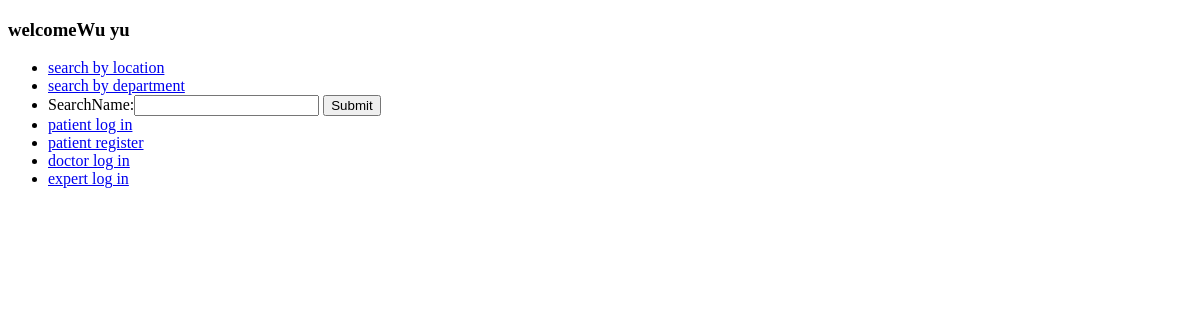
Page /generals/ (signed in) on the earlier database version.
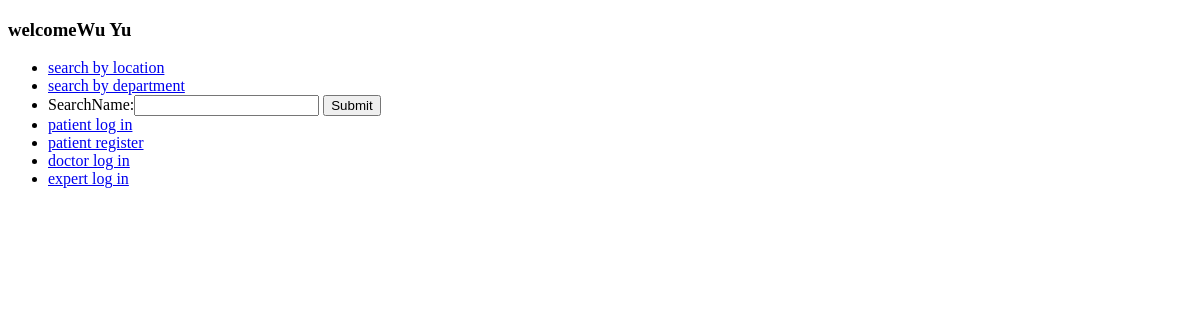
Same page on the later database version.
### Hospital/models.py (models this page shows, shortened)
class Patients(models.Model):
    Name = models.CharField(max_length=30)
    Age = models.IntegerField(default=0)
    Gender = models.CharField(max_length=20)
    Phonenumber = models.IntegerField(default=0)
    Password = models.CharField(max_length=30)

### Hospital/views.py (the view)
# urls.py: url('^generals/$',views.General),
def General(request):
    info = request.session.get('k1',0)
    a=""
    if info  == 0:
        a="Guest"
    else:
        patient = Patients.objects.get(Phonenumber = info)
        a = patient.Name
    return render(request,'Hospital/General.html',{'name':a})

### templates/Hospital/General.html (shortened to what this page needs)
<!DOCTYPE html>
<html lang="en">
<head>
</head>
<body>
    <h3>welcome{{name}}</h3>
    <ul>
        <li>
            <a href="/districts">search by location</a>
        </li>
        <li>
            <a href="/FrontPage">search by department</a>
        </li>
        <li>
            <form action = "/SearchName/" method="post">
                SearchName:<input type = "text" name = "name"/>
                <input type ="submit" name = "signup"/>
            </form>
        </li>
        <li>
            <a href="/showplogin">patient log in</a>
        </li>
        <li>
            <a href="/showsignup">patient register</a>
        </li>
         <li>
            <a href="/showdlogin">doctor log in</a>
        </li>
        <li>
            <a href="/expertlogin/">expert log in</a>
        </li>
    </ul>
</body>
</html>

Differences in the rows shown:
changed Patients: Name "Wu yu" → "Wu Yu"
